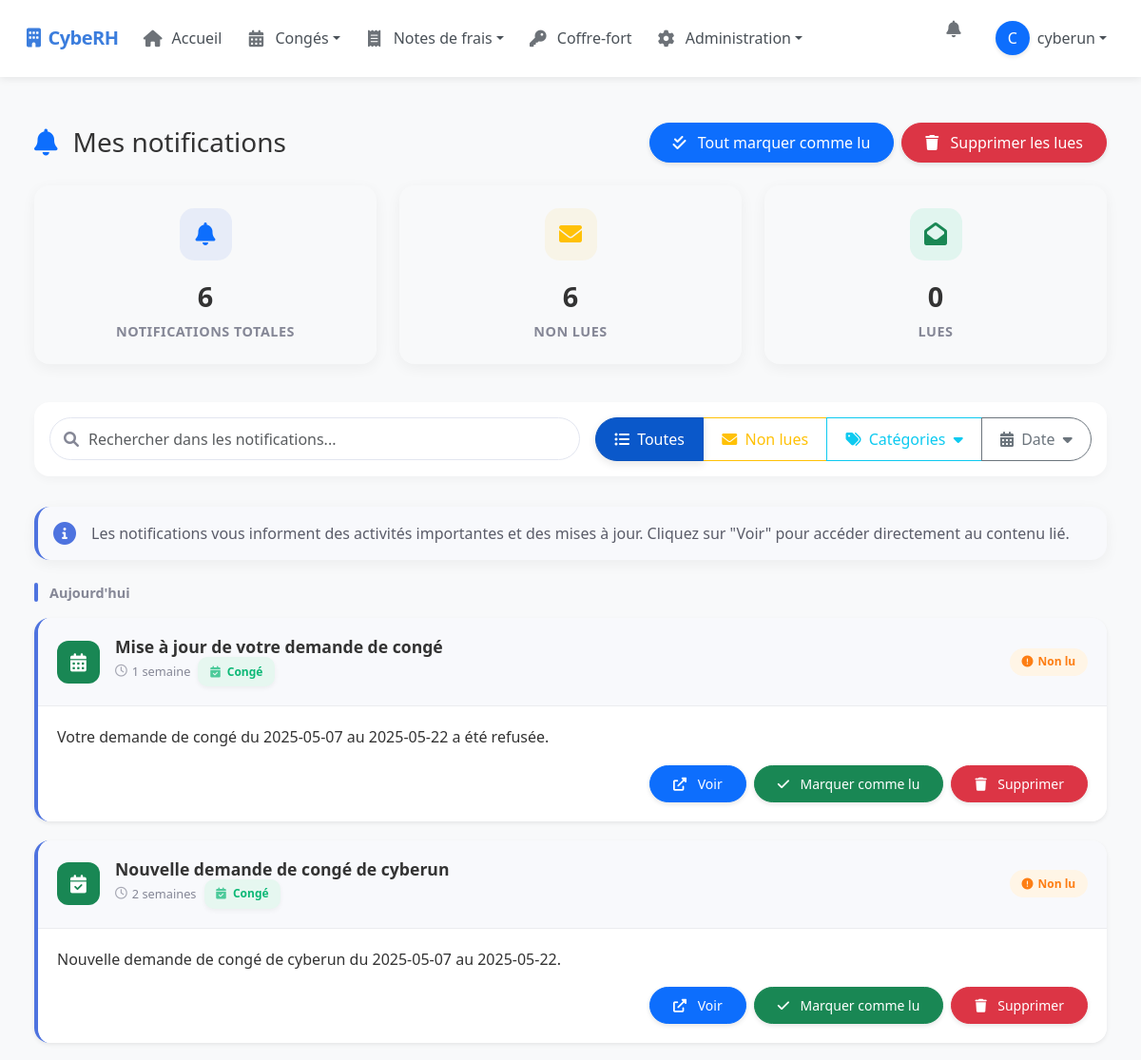
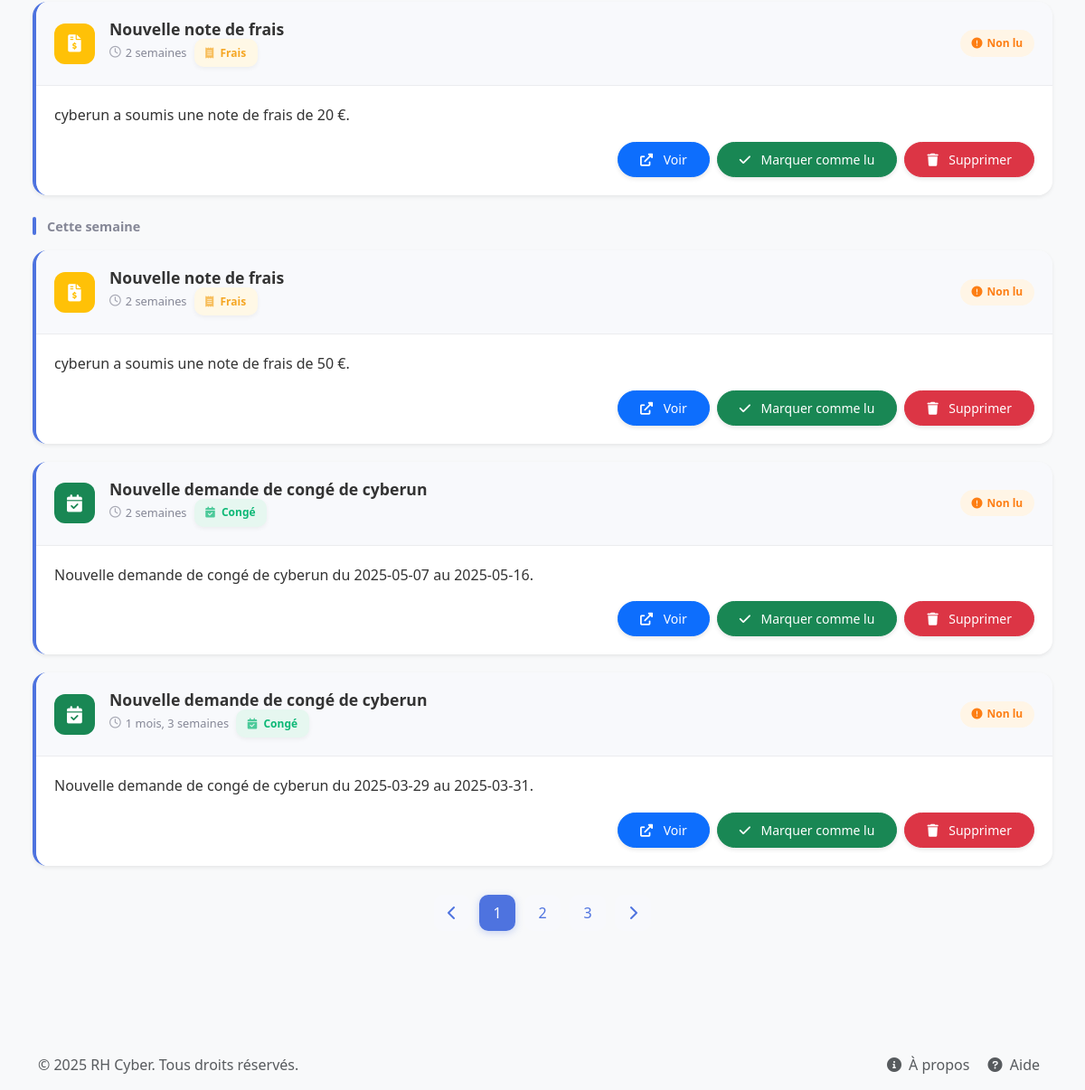
/notifications/ (signed in), run on an earlier commit of the app's database (2 pictures, top to bottom).
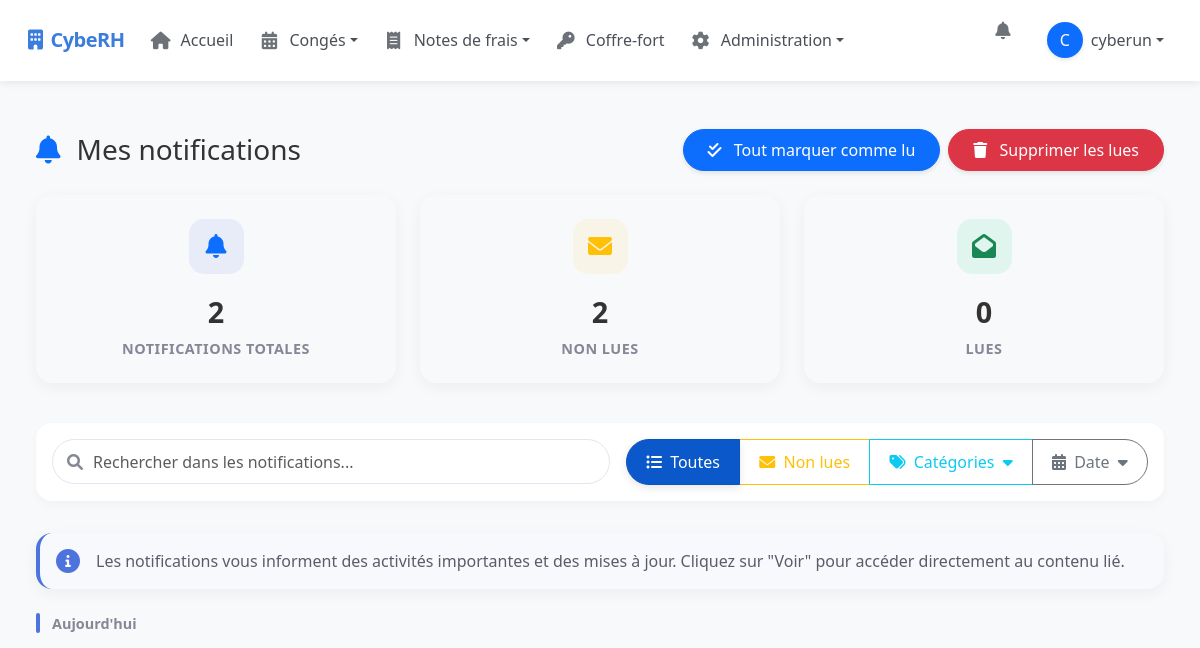
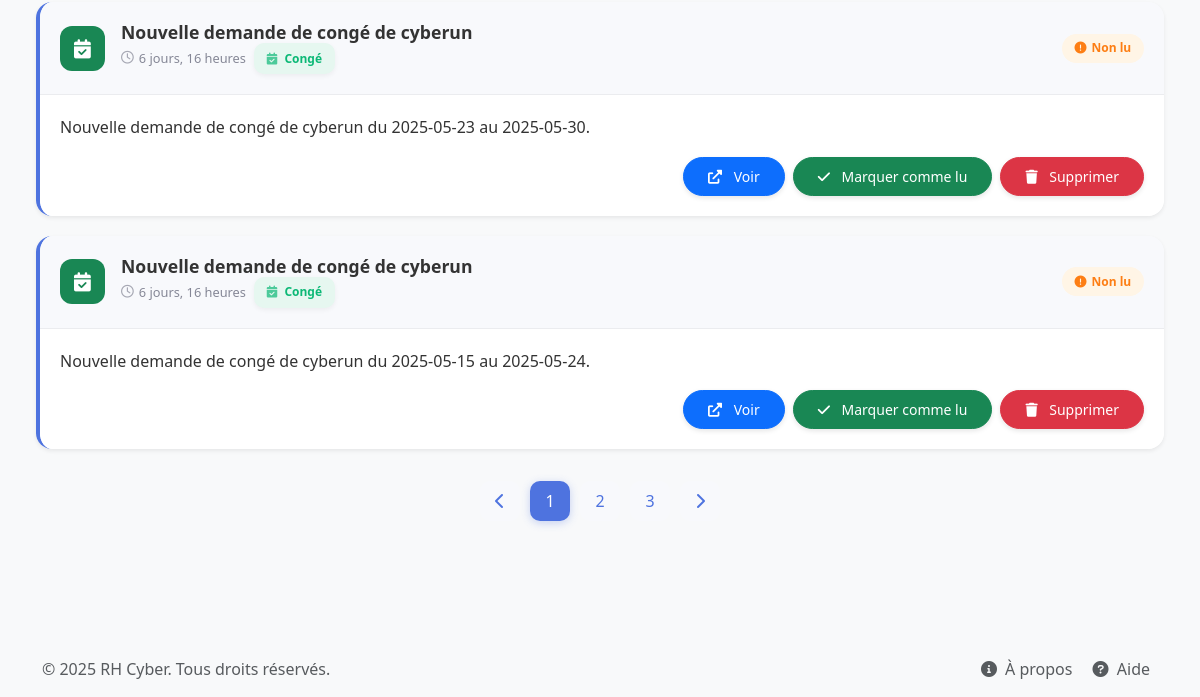
And on a later commit of the database (2 pictures, top to bottom).
### rh_management/models.py (models this page shows, shortened)
class Notification(models.Model):
    NOTIFICATION_TYPES = (
        ('leave', 'Congé'),
        ('expense', 'Note de frais'),
        ('km_expense', 'Frais kilométrique'),
        ('system', 'Système'),
        ('password', 'Mot de passe partagé'),
        ('profile', 'Profil')
    )
    user = models.ForeignKey(User, on_delete=models.CASCADE, related_name='notifications')
    title = models.CharField(max_length=255)
    message = models.TextField()
    notification_type = models.CharField(max_length=20, choices=NOTIFICATION_TYPES, default='system')
    object_id = models.IntegerField(null=True, blank=True)  # ID de l'objet concerné (congé, note de frais, etc.)
    read = models.BooleanField(default=False)
    created_at = models.DateTimeField(auto_now_add=True)
    icon = models.CharField(max_length=50, default='fa-bell')  # Classe d'icône Font Awesome
    color = models.CharField(max_length=20, default='primary')  # Classe de couleur Bootstrap
    url = models.CharField(max_length=255, blank=True, null=True)  # URL associée à la notification
    class Meta:
        ordering = ['-created_at']

### rh_management/views/notification_views.py (the view)
# urls.py: path("notifications/", notifications_view, name="notifications"),
@login_required
def notifications_view(request):
    return notifications_page(request)

### rh_management/views/notification_views.py (called while the page is built)
@login_required
def notifications_page(request):
    filter_type = request.GET.get('filter', 'all')
    if filter_type == 'unread':
        notifications = Notification.objects.filter(
            user=request.user,
            read=False
        ).order_by('-created_at')
    else:  # 'all' par défaut
        notifications = Notification.objects.filter(
            user=request.user
        ).order_by('-created_at')
    all_notifications = Notification.objects.filter(user=request.user)
    stats = {
        'total': all_notifications.count(),
        'unread': all_notifications.filter(read=False).count(),
        'read': all_notifications.filter(read=True).count()
    }
    context = {
        'notifications': notifications,
        'current_filter': filter_type,
        'stats': stats
    }
    return render(request, 'rh_management/notifications.html', context)

### templates/rh_management/notifications.html (shortened to what the changed rows need)
{% extends "base.html" %}
{% block content %}
<div class="container-fluid py-4">
    <div class="notifications-container">
        <div class="d-sm-flex align-items-center justify-content-between mb-4">
            <h1 class="h3 mb-0 text-gray-800 d-flex align-items-center">
                <i class="fas fa-bell me-3 text-primary"></i>Mes notifications
            </h1>
        </div>
        <div class="row mb-4">
            <div class="col-lg-4 col-md-4 col-sm-12 mb-3">
                <div class="stats-card">
                    <div class="card-body text-center">
                        <div class="stats-icon bg-primary-soft text-primary mx-auto">
                            <i class="fas fa-bell"></i>
                        </div>
                        <div class="stats-value">{{ stats.total }}</div>
                        <div class="stats-label">Notifications totales</div>
                    </div>
                </div>
            </div>
            <div class="col-lg-4 col-md-4 col-sm-12 mb-3">
                <div class="stats-card">
                    <div class="card-body text-center">
                        <div class="stats-icon bg-warning-soft text-warning mx-auto">
                            <i class="fas fa-envelope"></i>
                        </div>
                        <div class="stats-value" id="unreadCount">{{ stats.unread }}</div>
                        <div class="stats-label">Non lues</div>
                    </div>
                </div>
            </div>
        </div>
        {% if notifications %}
            <div class="notifications-list">
                <div class="notification-group-date">Aujourd'hui</div>
                {% for notification in notifications %}
                    {% if forloop.counter == 4 %}
                        <div class="notification-group-date">Cette semaine</div>
                    {% endif %}
                    <div class="notification-card fade-in {% if notification.read %}notification-read{% else %}notification-unread{% endif %} shadow-sm" id="notification-{{ notification.id }}">
                        <div class="notification-header">
                            <div class="d-flex align-items-center">
                                <div class="notification-icon
                                    {% if 'congé' in notification.title|lower or 'absence' in notification.title|lower %}
                                        bg-success text-white
                                    {% elif 'frais' in notification.title|lower or 'dépense' in notification.title|lower %}
                                        bg-warning text-white
                                    {% elif 'kilométrique' in notification.title|lower or 'trajet' in notification.title|lower %}
                                        bg-info text-white
                                    {% elif 'système' in notification.title|lower or 'compte' in notification.title|lower %}
                                        bg-primary text-white
                                    {% else %}
                                        bg-secondary text-white
                                    {% endif %}">
                                    <i class="fas {{ notification.icon|default:'fa-bell' }}"></i>
                                </div>
                                <div>
                                    <h5 class="notification-title">{{ notification.title }}</h5>
                                    <div class="notification-time">
                                        <i class="far fa-clock"></i> {{ notification.created_at|timesince }}
                                        <span class="category-badge
                                            {% if 'congé' in notification.title|lower or 'absence' in notification.title|lower %}
                                                category-congé
                                            {% elif 'frais' in notification.title|lower or 'dépense' in notification.title|lower %}
                                                category-frais
                                            {% elif 'kilométrique' in notification.title|lower or 'trajet' in notification.title|lower %}
                                                category-kilométrique
                                            {% elif 'système' in notification.title|lower or 'compte' in notification.title|lower %}
                                                category-système
                                            {% else %}
                                                category-autre
                                            {% endif %}">
                                            <i class="fas
                                            {% if 'congé' in notification.title|lower or 'absence' in notification.title|lower %}
                                                fa-calendar-check
                                            {% elif 'frais' in notification.title|lower or 'dépense' in notification.title|lower %}
                                                fa-receipt
                                            {% elif 'kilométrique' in notification.title|lower or 'trajet' in notification.title|lower %}
                                                fa-route
                                            {% elif 'système' in notification.title|lower or 'compte' in notification.title|lower %}
                                                fa-cog
                                            {% else %}
                                                fa-tag
                                            {% endif %} me-1"></i>
                                            {% if 'congé' in notification.title|lower or 'absence' in notification.title|lower %}
                                                Congé
                                            {% elif 'frais' in notification.title|lower or 'dépense' in notification.title|lower %}
                                                Frais
                                            {% elif 'kilométrique' in notification.title|lower or 'trajet' in notification.title|lower %}
                                                Kilomètres
                                            {% elif 'système' in notification.title|lower or 'compte' in notification.title|lower %}
                                                Système
                                            {% else %}
                                                Autre
                                            {% endif %}
                                        </span>
                                    </div>
                                </div>
                            </div>
                            <div>
                                <span class="status-badge {% if notification.read %}status-read{% else %}status-unread{% endif %}">
                                    <i class="fas {% if notification.read %}fa-check-circle{% else %}fa-exclamation-circle{% endif %}"></i>
                                    {% if notification.read %}Lu{% else %}Non lu{% endif %}
                                </span>
                            </div>
                        </div>
                        <div class="notification-body">
                            <p class="notification-message">{{ notification.message }}</p>
                            <div class="notification-actions">
                                {% if notification.url %}
                                    <a href="{{ notification.url }}" class="btn btn-sm btn-primary btn-action">
                                        <i class="fas fa-external-link-alt"></i> Voir
                                    </a>
                                {% endif %}
                                {% if not notification.read %}
                                    <button class="btn btn-sm btn-success btn-action mark-read" data-id="{{ notification.id }}">
                                        <i class="fas fa-check"></i> Marquer comme lu
                                    </button>
                                {% endif %}
                                <button class="btn btn-sm btn-danger btn-action delete-notification" data-id="{{ notification.id }}">
                                    <i class="fas fa-trash"></i> Supprimer
                                </button>
                            </div>
                        </div>
                    </div>
                {% endfor %}
                <div class="pagination-container">
                    <nav aria-label="Navigation des notifications">
                    </nav>
                </div>
            </div>
        {% endif %}
    </div>
</div>
{% endblock %}

What changed in the data, as far as the page shows it:
removed Notification: title "Mise à jour de votre demande de congé", created_at "1 semaine", shows "Congé", read False (drawn), message "Votre demande de congé du 2025-05-07 au 2025-05-22 a été refusée."
removed Notification: title "Nouvelle demande de congé de cyberun", created_at "2 semaines", shows "Congé", read False (drawn), message "Nouvelle demande de congé de cyberun du 2025-05-07 au 2025-05-22."
removed Notification: title "Nouvelle note de frais", created_at "2 semaines", shows "Frais", read False (drawn), message "cyberun a soumis une note de frais de 20 €."
removed Notification: shows "Cette semaine", title "Nouvelle note de frais", created_at "2 semaines", shows "Frais", read False (drawn), message "cyberun a soumis une note de frais de 50 €."
removed Notification: title "Nouvelle demande de congé de cyberun", created_at "2 semaines", shows "Congé", read False (drawn), message "Nouvelle demande de congé de cyberun du 2025-05-07 au 2025-05-16."
removed Notification: title "Nouvelle demande de congé de cyberun", created_at "1 mois, 3 semaines", shows "Congé", read False (drawn), message "Nouvelle demande de congé de cyberun du 2025-03-29 au 2025-03-31."
added Notification: title "Nouvelle demande de congé de cyberun", created_at "6 jours, 16 heures", shows "Congé", read False (drawn), message "Nouvelle demande de congé de cyberun du 2025-05-23 au 2025-05-30."
added Notification: title "Nouvelle demande de congé de cyberun", created_at "6 jours, 16 heures", shows "Congé", read False (drawn), message "Nouvelle demande de congé de cyberun du 2025-05-15 au 2025-05-24."
Also different on the page:
{{ stats.total }}: "6" → "2"
{{ stats.unread }}: "6" → "2"
